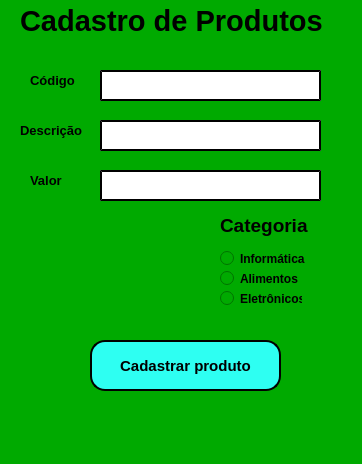
<?xml version="1.0" encoding="UTF-8"?>
<ui version="4.0">
 <class>MainWindow</class>
 <widget class="QMainWindow" name="MainWindow">
  <property name="geometry">
   <rect>
    <x>0</x>
    <y>0</y>
    <width>362</width>
    <height>464</height>
   </rect>
  </property>
  <property name="windowTitle">
   <string>Cadastro de produtos</string>
  </property>
  <property name="styleSheet">
   <string notr="true">background-color: rgb(0, 170, 0);</string>
  </property>
  <widget class="QWidget" name="centralwidget">
   <widget class="QPushButton" name="btnCadastrar">
    <property name="geometry">
     <rect>
      <x>90</x>
      <y>340</y>
      <width>191</width>
      <height>51</height>
     </rect>
    </property>
    <property name="font">
     <font>
      <pointsize>11</pointsize>
      <weight>75</weight>
      <bold>true</bold>
     </font>
    </property>
    <property name="cursor">
     <cursorShape>PointingHandCursor</cursorShape>
    </property>
    <property name="styleSheet">
     <string notr="true">background-color: rgb(46, 255, 242);
border-style: outset;
border-width: 2px;
border-radius: 15px;
border-color: black;		</string>
    </property>
    <property name="text">
     <string>Cadastrar produto</string>
    </property>
   </widget>
   <widget class="QSplitter" name="splitter_2">
    <property name="geometry">
     <rect>
      <x>100</x>
      <y>120</y>
      <width>221</width>
      <height>31</height>
     </rect>
    </property>
    <property name="orientation">
     <enum>Qt::Horizontal</enum>
    </property>
    <widget class="QLineEdit" name="txtDescricao">
     <property name="styleSheet">
      <string notr="true">background-color: rgb(255, 255, 255);
border-style: outset;
border-width: 2px;
border-racius: 15px;
border-color: black;

</string>
     </property>
     <property name="text">
      <string/>
     </property>
    </widget>
   </widget>
   <widget class="QLabel" name="label_4">
    <property name="geometry">
     <rect>
      <x>70</x>
      <y>190</y>
      <width>231</width>
      <height>31</height>
     </rect>
    </property>
    <property name="styleSheet">
     <string notr="true">color: rgb(255, 255, 0);</string>
    </property>
    <property name="text">
     <string/>
    </property>
   </widget>
   <widget class="QLineEdit" name="txtPreco">
    <property name="geometry">
     <rect>
      <x>100</x>
      <y>170</y>
      <width>221</width>
      <height>31</height>
     </rect>
    </property>
    <property name="styleSheet">
     <string notr="true">background-color: rgb(255, 255, 255);
border-style: outset;
border-width: 2px;
border-racius: 15px;
border-color: black;

</string>
    </property>
   </widget>
   <widget class="QLabel" name="label">
    <property name="geometry">
     <rect>
      <x>30</x>
      <y>70</y>
      <width>47</width>
      <height>21</height>
     </rect>
    </property>
    <property name="font">
     <font>
      <pointsize>10</pointsize>
      <weight>75</weight>
      <bold>true</bold>
     </font>
    </property>
    <property name="text">
     <string>Código</string>
    </property>
   </widget>
   <widget class="QLabel" name="label_2">
    <property name="geometry">
     <rect>
      <x>20</x>
      <y>120</y>
      <width>71</width>
      <height>21</height>
     </rect>
    </property>
    <property name="font">
     <font>
      <pointsize>10</pointsize>
      <weight>75</weight>
      <bold>true</bold>
     </font>
    </property>
    <property name="text">
     <string>Descrição</string>
    </property>
   </widget>
   <widget class="QLabel" name="label_3">
    <property name="geometry">
     <rect>
      <x>30</x>
      <y>170</y>
      <width>47</width>
      <height>21</height>
     </rect>
    </property>
    <property name="font">
     <font>
      <pointsize>10</pointsize>
      <weight>75</weight>
      <bold>true</bold>
     </font>
    </property>
    <property name="text">
     <string>Valor</string>
    </property>
   </widget>
   <widget class="QLabel" name="label_5">
    <property name="geometry">
     <rect>
      <x>220</x>
      <y>210</y>
      <width>101</width>
      <height>31</height>
     </rect>
    </property>
    <property name="font">
     <font>
      <pointsize>14</pointsize>
      <weight>75</weight>
      <bold>true</bold>
     </font>
    </property>
    <property name="text">
     <string>Categoria</string>
    </property>
   </widget>
   <widget class="QRadioButton" name="radioInformatica">
    <property name="geometry">
     <rect>
      <x>220</x>
      <y>250</y>
      <width>91</width>
      <height>17</height>
     </rect>
    </property>
    <property name="font">
     <font>
      <weight>75</weight>
      <bold>true</bold>
     </font>
    </property>
    <property name="text">
     <string>Informática</string>
    </property>
   </widget>
   <widget class="QRadioButton" name="radioAlimentos">
    <property name="geometry">
     <rect>
      <x>220</x>
      <y>270</y>
      <width>82</width>
      <height>17</height>
     </rect>
    </property>
    <property name="font">
     <font>
      <weight>75</weight>
      <bold>true</bold>
     </font>
    </property>
    <property name="text">
     <string>Alimentos</string>
    </property>
   </widget>
   <widget class="QRadioButton" name="radioEletronicos">
    <property name="geometry">
     <rect>
      <x>220</x>
      <y>290</y>
      <width>82</width>
      <height>17</height>
     </rect>
    </property>
    <property name="font">
     <font>
      <weight>75</weight>
      <bold>true</bold>
     </font>
    </property>
    <property name="text">
     <string>Eletrônicos</string>
    </property>
   </widget>
   <widget class="QLabel" name="label_6">
    <property name="geometry">
     <rect>
      <x>20</x>
      <y>0</y>
      <width>321</width>
      <height>41</height>
     </rect>
    </property>
    <property name="font">
     <font>
      <pointsize>22</pointsize>
      <weight>75</weight>
      <bold>true</bold>
     </font>
    </property>
    <property name="text">
     <string>Cadastro de Produtos</string>
    </property>
   </widget>
   <widget class="QSplitter" name="splitter">
    <property name="geometry">
     <rect>
      <x>100</x>
      <y>70</y>
      <width>221</width>
      <height>31</height>
     </rect>
    </property>
    <property name="orientation">
     <enum>Qt::Horizontal</enum>
    </property>
    <widget class="QLineEdit" name="txtCodigo">
     <property name="styleSheet">
      <string notr="true">background-color: rgb(255, 255, 255);
border-racius: 15px;
border-style: outset;
border-width: 2px;</string>
     </property>
    </widget>
   </widget>
  </widget>
  <widget class="QMenuBar" name="menubar">
   <property name="geometry">
    <rect>
     <x>0</x>
     <y>0</y>
     <width>362</width>
     <height>21</height>
    </rect>
   </property>
  </widget>
  <widget class="QStatusBar" name="statusbar"/>
 </widget>
 <resources/>
 <connections/>
</ui>
